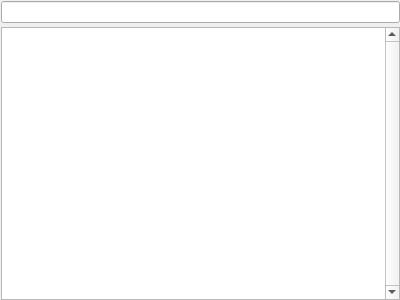
<?xml version="1.0" encoding="UTF-8"?>
<ui version="4.0">
 <class>RCComboList</class>
 <widget class="QWidget" name="RCComboList">
  <property name="geometry">
   <rect>
    <x>0</x>
    <y>0</y>
    <width>400</width>
    <height>300</height>
   </rect>
  </property>
  <property name="windowTitle">
   <string>Form</string>
  </property>
  <widget class="QWidget" name="verticalLayoutWidget">
   <property name="geometry">
    <rect>
     <x>1</x>
     <y>1</y>
     <width>399</width>
     <height>299</height>
    </rect>
   </property>
   <layout class="QVBoxLayout" name="verticalLayout">
    <property name="spacing">
     <number>4</number>
    </property>
    <property name="sizeConstraint">
     <enum>QLayout::SetMinAndMaxSize</enum>
    </property>
    <property name="leftMargin">
     <number>0</number>
    </property>
    <item>
     <widget class="QLineEdit" name="lineEdit"/>
    </item>
    <item>
     <widget class="QListWidget" name="listWidget">
      <property name="verticalScrollBarPolicy">
       <enum>Qt::ScrollBarAlwaysOn</enum>
      </property>
      <property name="editTriggers">
       <set>QAbstractItemView::NoEditTriggers</set>
      </property>
      <property name="verticalScrollMode">
       <enum>QAbstractItemView::ScrollPerItem</enum>
      </property>
      <property name="uniformItemSizes">
       <bool>true</bool>
      </property>
      <property name="sortingEnabled">
       <bool>true</bool>
      </property>
     </widget>
    </item>
   </layout>
  </widget>
 </widget>
 <resources/>
 <connections/>
</ui>
